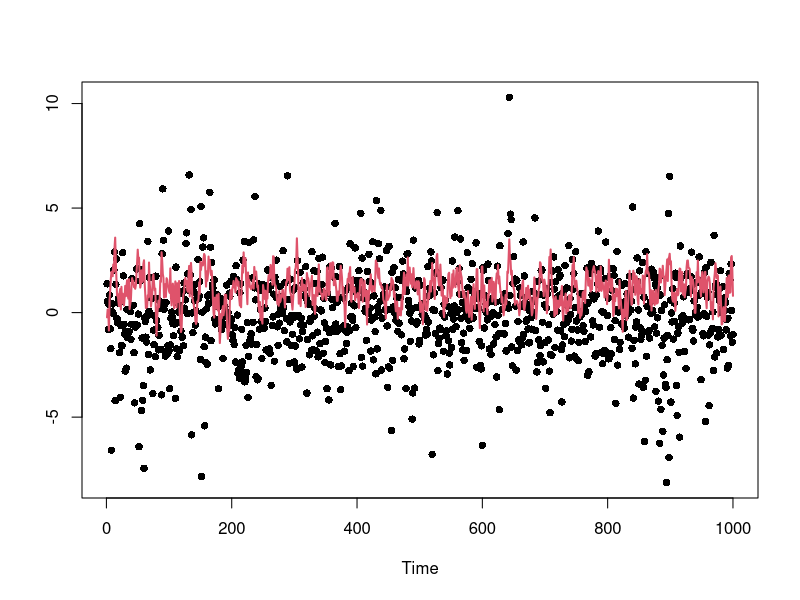
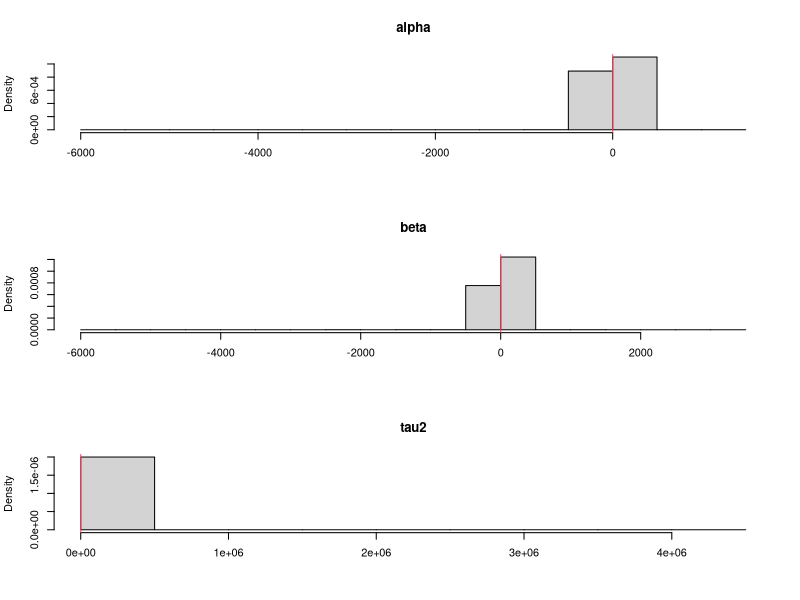

Here is the R script that generated these plots, in order: (Note: a time limit stopped this script after it produced the figures.)
svm.pl = function(y,alphas,betas,tau2s,xs){#,b0,B0,c0,d0){
  n      = length(y)
  N      = length(xs)
  nmix   = 7  
  mu     = matrix(c(-11.40039,-5.24321,-9.83726,1.50746,-0.65098,0.52478,-2.35859),
                  N,nmix,byrow=TRUE)
  sig2   = matrix(c(5.795960,2.613690,5.179500,0.167350,0.640090,0.340230,1.262610),
                  N,nmix,byrow=TRUE)
  q      = matrix(c(0.007300,0.105560,0.000020,0.043950,0.340010,0.245660,0.257500),
                  N,nmix,byrow=TRUE) 
#   q = c(0.007300,0.105560,0.000020,0.043950,0.340010,0.245660,0.257500)
#   mu = c(-11.40039,-5.24321,-9.83726,1.50746,-0.65098,0.52478,-2.35859)
#   sig2 = c(5.795960,2.613690,5.179500,0.167350,0.640090,0.340230,1.262610)
  quants = array(0,c(n,4,3))
  z      = log(y^2)
  s      = matrix(0,N,7)
  s[,1]  = 1.0/B0[1]
  s[,2]  = 0.0
  s[,3]  = 1.0/B0[2]
  s[,4]  = b0[1]/B0[1]
  s[,5]  = b0[2]/B0[2]
  s[,6]  = c0
  s[,7]  = d0
  num1   = rep(b0[1],N)
  num2   = rep(b0[2],N)
  for (t in 1:n){
    #print(t)
    mus    = matrix(alphas+betas*xs,N,nmix)
#     print(mus[1,])
#     scan(n=1)
    probs  = q*dnorm(z[t],mus+mu,sqrt(sig2+tau2s))
    weight = apply(probs,1,sum)
    k      = sample(1:N,size=N,replace=TRUE,prob=weight)
#     print(probs[1,])
#     scan(n=1)
    
    xs1    = xs[k]
    probs  = probs[k,]
    mus    = mus[k,]
    alphas = alphas[k]
    betas  = betas[k]
    tau2s  = tau2s[k]
    so     = s[k,]
    num1o  = num1[k]
    num2o  = num2[k]	  
    tau2ss = matrix(tau2s,N,nmix)
    vars   = 1/(1/sig2+1/tau2ss)
    sds    = sqrt(vars)
    means  = vars*((z[t]-mu)/sig2 + mus/tau2ss)
    for (i in 1:N){
      comp  = sample(1:nmix,size=1,prob=probs[i,])
      xs[i] = rnorm(1,means[i,comp],sds[i,comp])
    }
    s[,1]  = so[,1] + 1
    s[,2]  = so[,2] + xs1
    s[,3]  = so[,3] + xs1^2
    s[,4]  = so[,4] + xs
    s[,5]  = so[,5] + xs*xs1
    s[,6]  = so[,6] + 1/2
    m      = s[,1]*s[,3]-s[,2]^2
    num1   = (s[,3]*s[,4]-s[,2]*s[,5])/m
    num2   = (s[,1]*s[,5]-s[,2]*s[,4])/m
    s[,7]  = so[,7] + (xs-num1-num2*xs1)*xs/2 + ((num1o-num1)*so[,4]+(num2o-num2)*so[,5])/2
    tau2s  = 1/rgamma(N,s[,6],s[,7])
    std    = sqrt(tau2s/m)
    norm   = cbind(rnorm(N,0,std),rnorm(N,0,std))
    alphas = num1 + sqrt(s[,3])*norm[,1]
    betas  = num2 - s[,2]/sqrt(s[,3])*norm[,1]+sqrt(s[,1]-s[,2]^2/s[,3])*norm[,2]   
    quants[t,1,] = quantile(alphas,c(0.05,0.5,0.95))
    quants[t,2,] = quantile(betas,c(0.05,0.5,0.95))
    quants[t,3,] = quantile(tau2s,c(0.05,0.5,0.95))
    quants[t,4,] = quantile(exp(xs/2),c(0.05,0.5,0.95))
  }
  return(quants)
}
PL = function(y,alphas,betas,tau2s,xs){
  n      = length(y)
  N      = length(xs)
  quants = array(0,c(n,4,3))
  
  
  
  
  s      = matrix(0,N,7)
  
  
  s[,1] = 1/B0[1]
  s[,2] = 0
  s[,3] = 1/B0[2]
  s[,4] = s[,1]*b0[1]# + s[,2]*b0[2]
  s[,5] = s[,3]*b0[2]# + s[,2]*b0[1]
  s[,6] = c0
  s[,7] = d0
  m      = s[,1]*s[,3]-s[,2]^2
  b1   = (s[,3]*s[,4]-s[,2]*s[,5])/m
  b2   = (s[,1]*s[,5]-s[,2]*s[,4])/m
  
  
  for (t in 1:n){
    # Resampling
    mus    = alphas+betas*xs
    stdevs = exp(mus/2)
    weight = dnorm(y[t],0,stdevs) 
    k      = sample(1:N,size=N,replace=T,prob=weight)
    alphas = alphas[k]
    betas  = betas[k]
    tau2s  = tau2s[k]
    
    mus    = mus[k]
    xs1    = xs[k]
    sig2s = exp(xs1)
    # Propagating
    vars   = 1/(1/sig2s+1/tau2s)
    sds    = sqrt(vars)
    means  = vars*(mus/tau2s + y[t]/sig2s)
    xs     = rnorm(N,means,sds)
    so     = s[k,]
    b1o  = b1[k]
    b2o  = b2[k]    
    # Updating sufficient stats
    s[,1]  = so[,1] + 1
    s[,2]  = so[,2] + xs1
    s[,3]  = so[,3] + xs1^2
    s[,4]  = so[,4] + xs
    s[,5]  = so[,5] + xs*xs1
    s[,6]  = so[,6] + 1
    
    # determinant of Binv matrix
    m      = s[,1]*s[,3]-s[,2]^2 
    
    # b_{t} =  inv(Binv_{t}) x (Binv_{t-1} * b_{t-1}) 
    b1   = (s[,3]*s[,4]-s[,2]*s[,5])/m  
    b2   = (s[,1]*s[,5]-s[,2]*s[,4])/m
    
    s[,7]  = so[,7] + (xs-b1-b2*xs1)*xs + (b1o-b1)*so[,4]+(b2o-b2)*so[,5]
    
#     F.new = rbind(1,xs1[2])
#     C.old = diag(B0,2)
#     Q = 1
#     D1 = t(F.new) %*% C.old%*% F.new + Q 
#     
#     
#     #       C0 = diag(B0,2)
#     #       print( C0 %*%F.new[,j]  %*% solve(D1) %*% (xs[1]-t(F.new[,j])%*%b0))
#     CF = C.old %*% F.new
#     
#     D.new = t(F.new)  %*% CF +Q
#     D.inv = solve(D.new)
#     #       print(D.inv)
#     
#     m.old = b0
#     #       print(D.new)
#     #       print(CF %*% D.inv %*% (xs[j]-t(F.new[,j]) %*% m.old[j,]))
#     #       m.old = m.old + CF %*% D.inv %*% (xs[1]-t(F.new) %*% m.old)
#     print(D.inv %*% (xs[1]-t(F.new) %*% m.old))
#     C.old = C.old - CF %*% D.inv  %*% t(F.new) %*% C.old
#     d0 = d0 + t(xs[2]-t(F.new)%*% m.old)%*% D.inv %*% (xs[2]-t(F.new) %*% m.old)
#     m.old = m.old + CF %*% D.inv %*% (xs[2]-t(F.new) %*% m.old)
# 
#     print(d0)
#     print(s[2,7])
#     scan(n=1)
#     
    
    tau2s  = 1/rgamma(N,s[,6]/2,s[,7]/2)
    std    = sqrt(tau2s/m)
    norm   = cbind(rnorm(N,0,std),rnorm(N,0,std))
    
    # cholesky decomposition of B, thus inv(Binv)
    alphas = b1 + sqrt(s[,3])*norm[,1]
    betas  = b2 - s[,2]/sqrt(s[,3])*norm[,1]+sqrt(s[,1]-s[,2]^2/s[,3])*norm[,2]  
    # Storing quantiles
    quants[t,1,] = quantile(alphas,c(0.025,0.5,0.975))
    quants[t,2,] = quantile(betas,c(0.025,0.5,0.975))
    quants[t,3,] = quantile(tau2s,c(0.025,0.5,0.975))  
    quants[t,4,] = quantile(exp(xs/2),c(0.025,0.5,0.975))  
    
  }
  return(quants)
}

# Simulated data
# set.seed(98765)
n     =  1000
alpha =  .3
beta  =  0.7
tau2  =  .3
sig2  =  1.0
tau   = sqrt(tau2)
x     = rep(alpha/(1-beta),n+1)
true  = c(alpha,beta,tau2,sig2)
names = c("alpha","beta","tau2","y")
for (t in 2:(n+1))
  x[t] = alpha+beta*x[t-1]+tau*rnorm(1)
x = x[2:(n+1)]
y = rnorm(n,0,exp(x/2))

par(mfrow=c(1,1))
plot(y,ylim=range(x,y),xlab="Time",ylab="",main="",pch=16)
lines(x,col=2,lwd=2)

# Prior hyperparameters
# ---------------------
m0    = 0.0


C0 = 10
c0    = 1
d0    = 1
tau20 = tau2
b0    = c(alpha,beta)
B0    = c(1,1)/tau20
sC0   = sqrt(C0)
sB0   = sqrt(B0)

# ONE LONG PL FILTER
# ------------------
# set.seed(246521)
N      = 10000
xs     = rnorm(N,m0,sC0)
tau2s  = 1/rgamma(N,c0/2,d0/2)
taus   = sqrt(tau2s)
alphas = rnorm(N,b0[1],taus*sB0[1])
betas  = rnorm(N,b0[2],taus*sB0[2])

pars   = cbind(alphas,betas,tau2s)
par(mfrow=c(3,1))
for (i in 1:3){
  hist(pars[,i],prob=TRUE,xlab="",main=names[i])
  abline(v=true[i],col=2)
}
print(date())
# plm    = PL(y,alphas,betas,tau2s,xs)
plm    = svm.pl(y,alphas,betas,tau2s,xs)
print(date())
cols = c(grey(0.5),1,grey(0.5))
ind  = 10:n
n1   = length(ind)
par(mfrow=c(2,2))
for (i in 1:4){
  ts.plot(plm[ind,i,],xlab="",ylab="",main=names[i],col=cols,ylim=range(plm[ind,i,]))
  abline(h=true[i],lty=2)
}

# Particle filters
# ----------------
# set.seed(246521)
# N    = 1000
# nsim = 100
# a    = 0.95
# qs   = array(0,c(nsim,n,4,3))
# for (s in 1:nsim){
#   print(s)
#   xs         = rnorm(N,m0,sC0)
#   tau2s      = 1/rgamma(N,c0/2,d0/2)
#   taus       = sqrt(tau2s)
#   alphas     = rnorm(N,b0[1],taus*sB0[1])
#   betas      = rnorm(N,b0[2],taus*sB0[2])
# #   qs[1,s,,,] = LW(y,alphas,betas,tau2s,sig2s,xs,a)
# #   qs[2,s,,,] = Storvik(y,alphas,betas,tau2s,sig2s,xs)
#   qs[s,,,] = PL(y,alphas,betas,tau2s,xs) 
# }
# 
# 
# 
# cols = c(grey(0.5),1,grey(0.5))
# ind  = 10:n
# n1   = length(ind)
# par(mfrow=c(2,2))
# for (i in 1:4){
#   ts.plot(qs[50,,i,],xlab="",ylab="",main=names[i],col=cols,ylim=range(plm[ind,i,]))
#   abline(h=true[i],lty=2)
# }
# 
# 
# # Mean square error
# quants = c("2.5th","50th","97.5th")
# filter = "PL"
# mse    = array(0,c(n1,4,3))
#   for (k in 1:3) 
#     for (i in 1:nsim) 
#       mse[,k,]=mse[,k,]+(qs[i,ind,k,]-plm[ind,k,])^2
# sq.mse = sqrt(mse/nsim)  
# 
# 
# cols = c(grey(0.75),grey(0.5),grey(0.75))
# #cols = c(3,2,5)
# par(mfrow=c(3,1))
# for (k in 1:3){
#   L = min(qs[,ind,k,])
#   U = max(qs[,ind,k,])
# 
#     plot(qs[1,,k,1],ylab=names[k],xlab="Time",main=filter,ylim=c(L,U),type="l",col=cols[1])
#     for (i in c(1,3,2)) for (j in 1:nsim) lines(qs[j,,k,i],col=cols[i])
#     for (i in c(1,3,2)) lines(plm[,k,i],lwd=1,col=1)  
#   
# }  
# 
# 
# 
# cols = c(grey(0.3),gray(0.5),grey(0.7))
# U    = c(0.275,0.175,0.45,1.25)
# par(mfrow=c(2,2))
# for (i in 1:3){
#   boxplot(sq.mse[1,,i,1],sq.mse[2,,i,1],sq.mse[3,,i,1],
#           sq.mse[1,,i,2],sq.mse[2,,i,2],sq.mse[3,,i,2],
#           sq.mse[1,,i,3],sq.mse[2,,i,3],sq.mse[3,,i,3],
#           outline=FALSE,ylab="Root MSE",xlab="Percentile",axes=FALSE,col=cols,ylim=c(0,U[i]))
#   axis(2);axis(1,at=c(2,5,8),lab=quants);box()
#   abline(v=3.5)
#   abline(v=6.5)
#   title(names[i])
# }
# #legend(0.5,1.2,legend=filters,col=cols,cex=1.25,lwd=c(4,4,4),lty=c(1,1,1),bty="n")
# 
# 





################ ETC
# 
# for (j in 1:N){
#   D1 = F.new[,j] %*% C.old[j,,]%*% F.new[,j] + Q 
#   
#   print(D1)
#   #       C0 = diag(B0,2)
#   #       print( C0 %*%F.new[,j]  %*% solve(D1) %*% (xs[1]-t(F.new[,j])%*%b0))
#   CF = C.old[j,,] %*% F.new[,j]
#   
#   D.new = t(F.new[,j])  %*% CF +Q
#   D.inv = solve(D.new)
#   print(D.new)
#   print(CF %*% D.inv %*% (xs[j]-t(F.new[,j]) %*% m.old[j,]))
#   m.old[j,] = m.old[j,] + CF %*% D.inv %*% (xs[j]-t(F.new[,j]) %*% m.old[j,])
#   C.old[j,,] = C.old[j,,] - CF %*% D.inv  %*% t(F.new[,j]) %*% C.old[j,,]
#   print(m.old[1,])
#   print(b1[1])
#   print(b2[1])
#   scan(n=1)
# }
